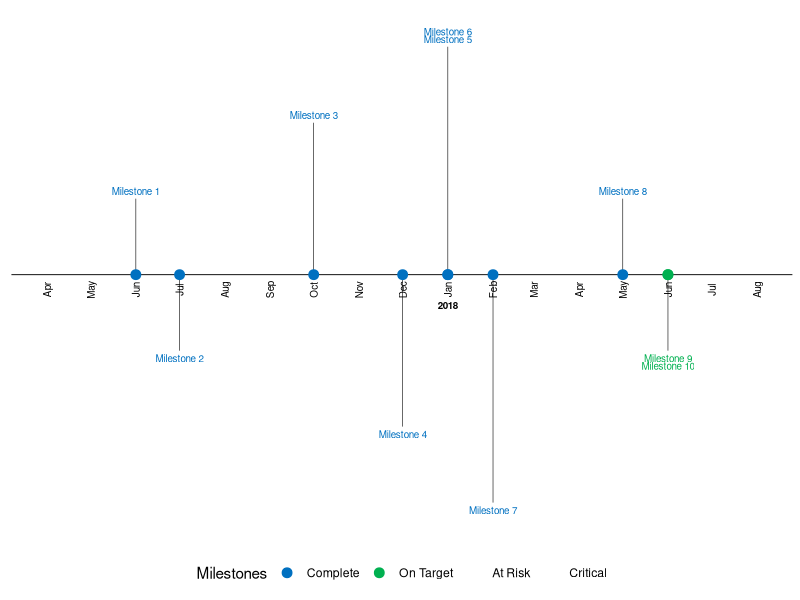

R code for this plot:
##original code from https://benalexkeen.com/creating-a-timeline-graphic-using-r-and-ggplot2/

library(ggplot2)
library(scales)
library(lubridate)

#read the files
df <- read.csv('timeline-r.csv')
df

# create a new column with actual date
df$date <- with(df, ymd(sprintf('%04d%02d%02d', year, month, 1)))
df <- df[with(df, order(date)), ]
head(df)

#apply colors to the status
status_levels <- c("Complete", "On Target", "At Risk", "Critical")
status_colors <- c("#0070C0", "#00B050", "#FFC000", "#C00000")
df$status <- factor(df$status, levels=status_levels, ordered=TRUE)

#order the data so it plots in time order
positions <- c(0.5, -0.5, 1.0, -1.0, 1.5, -1.5)
directions <- c(1, -1)

line_pos <- data.frame(
  "date"=unique(df$date),
  "position"=rep(positions, length.out=length(unique(df$date))),
  "direction"=rep(directions, length.out=length(unique(df$date)))
)

df <- merge(x=df, y=line_pos, by="date", all = TRUE)
df <- df[with(df, order(date, status)), ]
head(df)

#start calculating plotted points
text_offset <- 0.05

df$month_count <- ave(df$date==df$date, df$date, FUN=cumsum)
df$text_position <- (df$month_count * text_offset * df$direction) + df$position
head(df)

#set up the x-axis
#first part is the months to show
month_buffer <- 2

month_date_range <- seq(min(df$date) - months(month_buffer), max(df$date) + months(month_buffer), by='month')
head(month_date_range)
month_format <- format(month_date_range, '%b')
month_df <- data.frame(month_date_range, month_format)
head(month_df)

#only display years in axis legend that have December/January crossover
year_date_range <- seq(min(df$date) - months(month_buffer), max(df$date) + months(month_buffer), by='year')
year_date_range <- as.Date(
  intersect(
    ceiling_date(year_date_range, unit="year"),
    floor_date(year_date_range, unit="year")
  ),  origin = "1970-01-01"
)
year_format <- format(year_date_range, '%Y')
year_df <- data.frame(year_date_range, year_format)
head(year_df)

#### PLOT ####

timeline_plot<-ggplot(df,aes(x=date,y=0, col=status, label=milestone))
timeline_plot<-timeline_plot+labs(col="Milestones")
timeline_plot<-timeline_plot+scale_color_manual(values=status_colors, labels=status_levels, drop = FALSE)
timeline_plot<-timeline_plot+theme_classic()
#print(timeline_plot)

# Plot horizontal black line for timeline
timeline_plot<-timeline_plot+geom_hline(yintercept=0,color = "black", size=0.3)
#print(timeline_plot)

# Plot vertical segment lines for milestones
timeline_plot<-timeline_plot+geom_segment(data=df[df$month_count == 1,], aes(y=position,yend=0,xend=date), color='black', size=0.2)
#print(timeline_plot)

# Plot scatter points at zero and date
timeline_plot<-timeline_plot+geom_point(aes(y=0), size=3)
#print(timeline_plot)

# Don't show axes, appropriately position legend
timeline_plot<-timeline_plot+theme(axis.line.y=element_blank(),
                                   axis.text.y=element_blank(),
                                   axis.title.x=element_blank(),
                                   axis.title.y=element_blank(),
                                   axis.ticks.y=element_blank(),
                                   axis.text.x =element_blank(),
                                   axis.ticks.x =element_blank(),
                                   axis.line.x =element_blank(),
                                   legend.position = "bottom"
)
#print(timeline_plot)

# Show text for each month
timeline_plot<-timeline_plot+geom_text(data=month_df, aes(x=month_date_range,y=-0.1,label=month_format),size=2.5,vjust=0.5, color='black', angle=90)
#print(timeline_plot)

# Show year text
timeline_plot<-timeline_plot+geom_text(data=year_df, aes(x=year_date_range,y=-0.2,label=year_format, fontface="bold"),size=2.5, color='black')
#print(timeline_plot)

# Show text for each milestone
timeline_plot<-timeline_plot+geom_text(aes(y=text_position,label=milestone),size=2.5)
print(timeline_plot)

